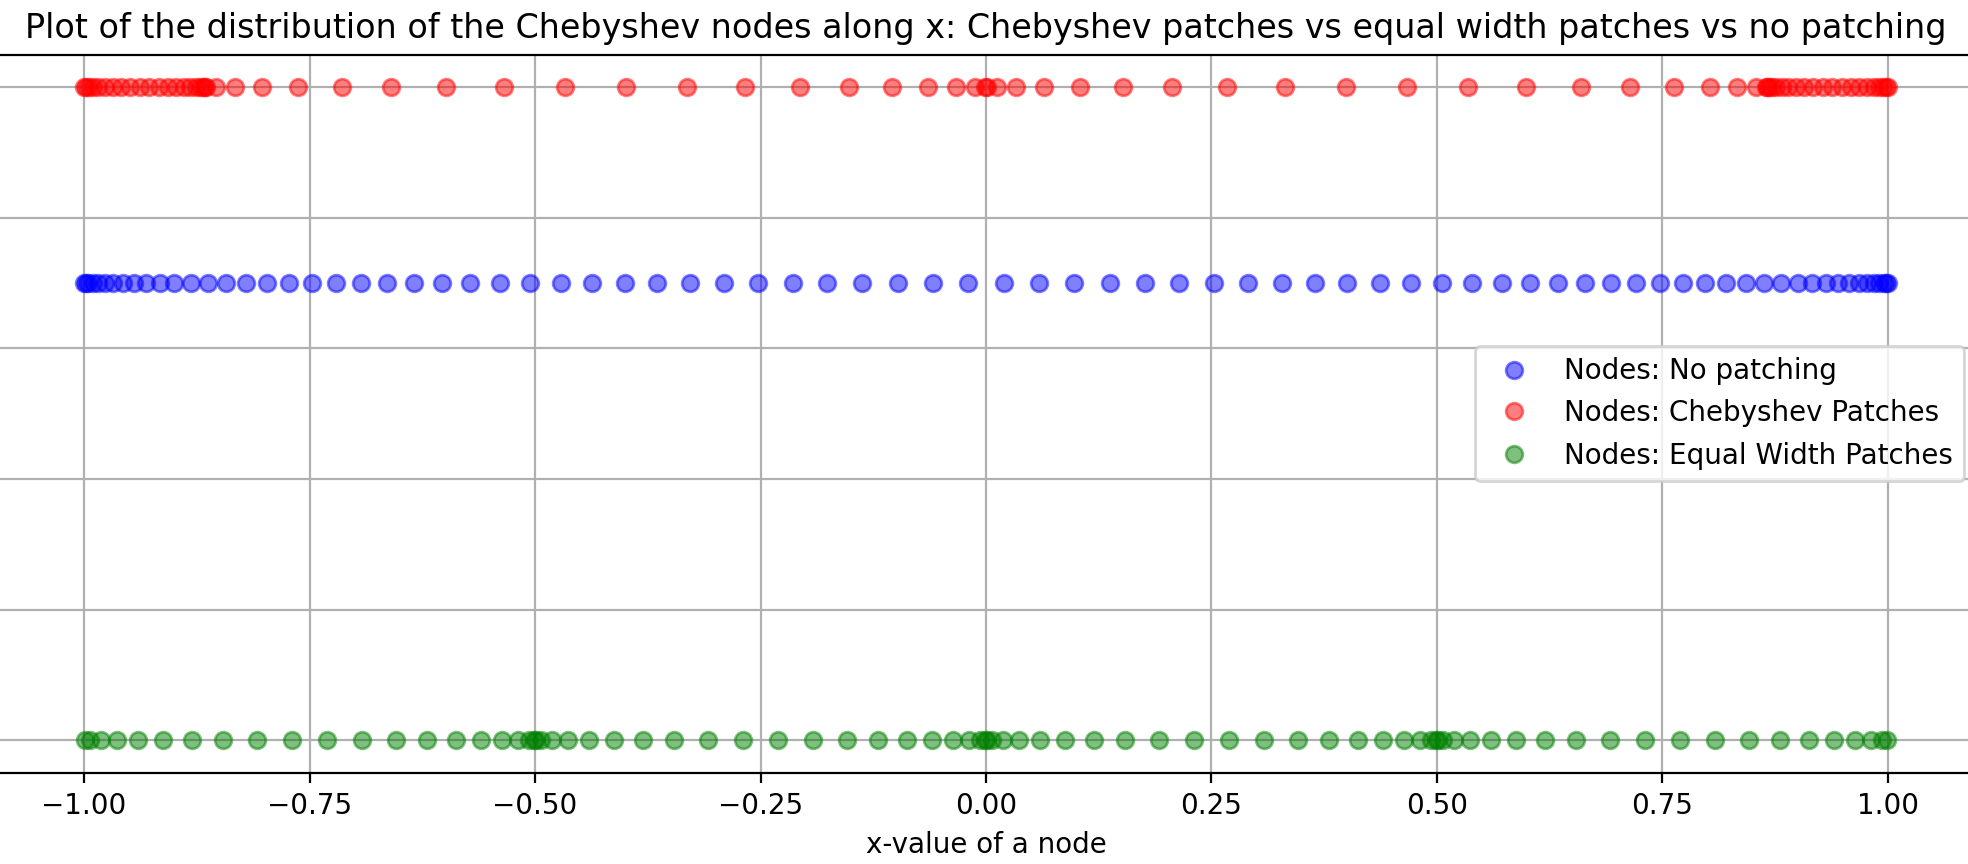

This chart was generated by the following Python code:
from DESolver5 import *

# Node Distribution
ps = points(3,-1,1,basis="c")
ps.sort()
ps.append(1)
ps.insert(0,-1)
print(ps)
pc = points(4*20,-1,1,basis="c")

w = 20
for i in range(len(pc)):
	
	if i ==0:
		plt.plot(pc[i],0.85,"ob",alpha=0.5,label="Nodes: No patching")
	else:
		plt.plot(pc[i],0.85,"ob",alpha=0.5)

for i in range(4):

	pl = points(w,ps[i],ps[i+1],basis="c")
	print(pl)
	pl1 = points(w,-1+i*1/2,-1+(i+1)*1/2,basis="c")
	for j in range(len(pl)):
		if i == 3 and j == 3:
			plt.plot(pl[j],1,"or",alpha=0.5,label="Nodes: Chebyshev Patches")
			plt.plot(pl1[j],0.5,"og",alpha=0.5,label="Nodes: Equal Width Patches")
		else:
			plt.plot(pl[j],1,"or", alpha=0.5)
			plt.plot(pl1[j],0.5,"og",alpha=0.5)

plt.title("Plot of the distribution of the Chebyshev nodes along x: Chebyshev patches vs equal width patches vs no patching")
plt.xlabel("x-value of a node")
plt.legend()
plt.show()
